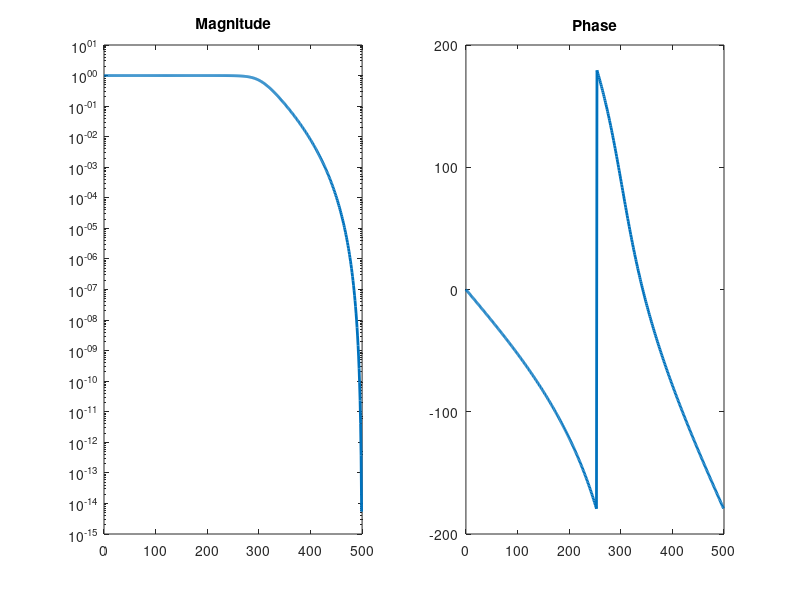

This chart was generated by the following MATLAB code:
clear
[b,a] = butter(6,300/500);
[h,w] = freqz(b,a,512,1000);
m = abs(h); 
p = angle(h);
subplot(121);
semilogy(w,m,'linewidth',2); 
title('Magnitude');

subplot(122);
plot(w,p*180/pi,'linewidth',2); 
title('Phase');
